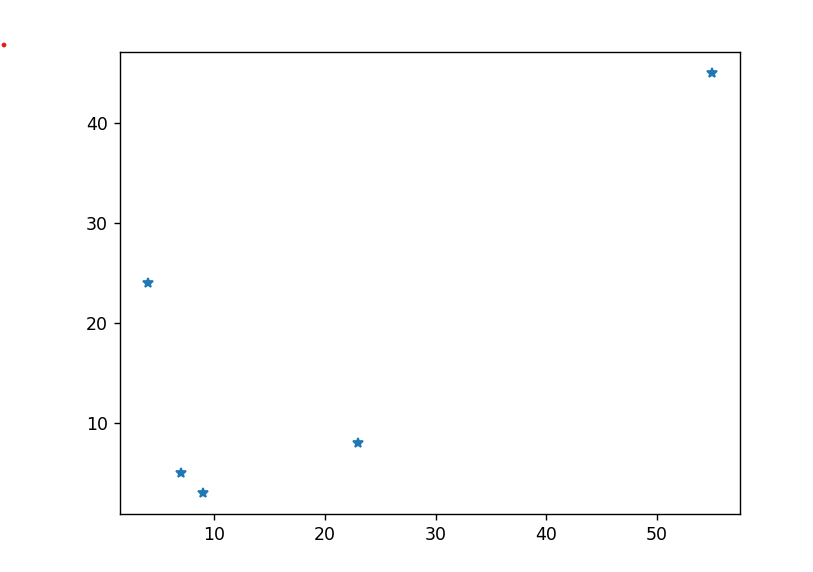

Recreate this plot in Python.
import matplotlib.pyplot as plt
import numpy as np

xpoints=np.array([4,7,23,55,9])
ypoints=np.array([24,5,8,45,3])

plt.plot(xpoints,ypoints,"*")
plt.show()
